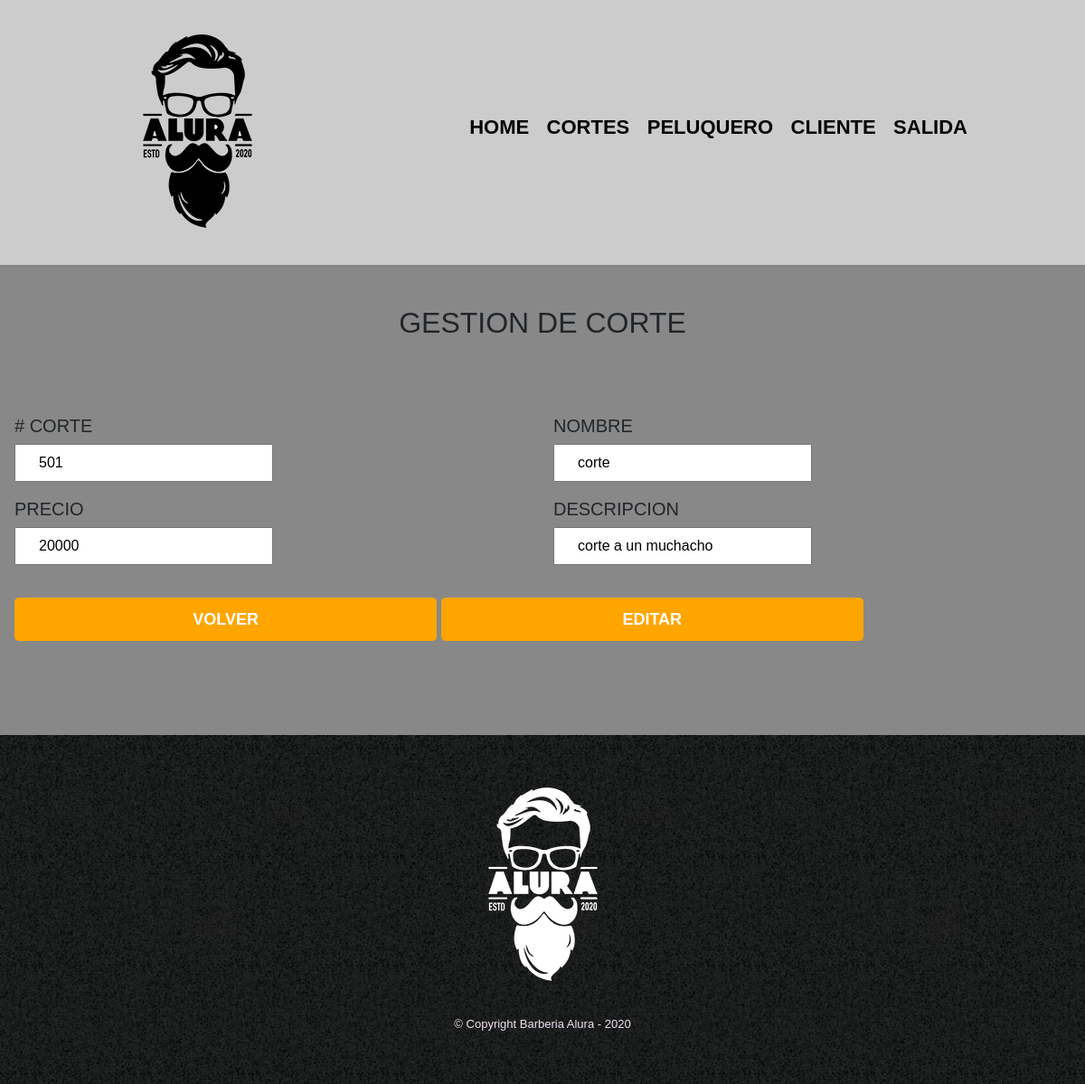
The app's page /Cortes/editarCor.php?id=501 with its own data.
### tables this page shows
CREATE TABLE `cortes` (
  `id_Corte` int(11) NOT NULL,
  `nombre` varchar(50) NOT NULL,
  `precio` int(11) NOT NULL,
  `Descripcion` varchar(40) DEFAULT NULL
);

### Cortes/editarCor.php (the view, shortened to what this page needs)
<?php
include('../class/classCor.php');
$cort= new Cortes();
$reg=$cort->get_ida($_GET['id']);
?>
<!doctype html>
<html lang="es">
<head>
    <link rel="stylesheet" href="../bootstrap/css/bootstrap.min.css">
    <link rel="stylesheet" href="../sw/dist/sweetalert2.min.css">
    <link rel="stylesheet" href="../css/reset.css">
    <link rel="stylesheet" href="../css/style.css">
</head>
<body onload="limpiar();">
<header>
            <div class="caja">
                <h1><img src="../imagenes/logo.png"></h1>
                <nav>
                    <ul class="navegacion">
                        <li><a href=../index.php>Home</a></li>
                        <li><a href=../Cortes/menuCor.php>Cortes</a></li>
                        <li><a href=../Peluquero/menuP.php>Peluquero</a></li>
                        <li><a href=../Clientes/menuc.php>Cliente</a></li>
                        <li><a href=../salir.php>Salida</a></li>
                    </ul>
                </nav>
            </div>
        </header>
        <main>
        <section class="diferenciales">
        <h2 class="titulo-principal">GESTION DE CORTE</h2>
        <div class="card-body">
                <form name="form" action="editarCor.php" method="post">
                    <div class="row">
                        <div class="col-md-6">
                            <label for="id"># CORTE </label>
                            <input type="number" name="id_corte" class="input-padron" value ="<?php echo $_GET['id'];?>" readonly>
                        </div>
                        <div class="col-md-6">
                            <label for="nombre">NOMBRE</label>
                            <input type="text" name="nombre" class="input-padron" value="<?php echo $reg[0]['nombre'];?>">
                        </div>
                        <div class="col-md-6">
                            <label for="precio">PRECIO</label>
                            <input type="text" name="precio" class="input-padron" value="<?php echo $reg[0]['precio'];?>">
                        </div>
                        <div class="col-md-6">
                            <label for="FechaCon">DESCRIPCION</label>
                            <input type="texr" name="Descripcion" class="input-padron" value="<?php echo $reg[0]['Descripcion'];?>">
                        </div>
                        <div class="col-md-12">
                            <br>
                            <input type="button" class="enviar" value="VOLVER" onclick="window.location='../Cortes/menuCor.php'">
                            <input type="submit" class="enviar" value="EDITAR" onclick="window.location='../Cortes/menuCor.php'">
                        </div>
                </form>
            </div>
        </section>
        </main>
    <footer>
            <img src="../imagenes/logo-blanco.png" alt="Logo de la Barberia Alura">
            <p class="copyright">&copy Copyright Barberia Alura - 2020</p>
        </footer>
</body>
</html>

### css/style.css (style rules this page uses)
body { font-family: 'Montserrat', sans-serif; }
header { background-color: #CCCCCC; padding: 20px 0; }
.caja { width: 940px; position: relative; margin: 0 auto; }
nav { position: absolute; top: 110px; right: 0; }
nav li { display: inline; margin: 0 0 0 15px; }
nav a { text-transform: uppercase; color: #000000; font-weight: bold; font-size: 22px; text-decoration: none; }
footer { text-align: center; background: url(../imagenes/bg.jpg); padding: 40px; }
.copyright { color: #fefe; font-size: 13px; margin: 20px; }
form { margin: 40px 0; }
form label, form legend { display: block; font-size: 20px; margin: 0 0 10px; }
.input-padron { display: block; margin: 0 0 20px; padding: 10px 25px; width: 50%; }
.enviar { width: 40%; padding: 15px 0; font-size: 18px; font-weight: bold; color: white; background: orange; border: none; border-radius: 5px; transition: 1s all; cursor: pointer; }
.titulo-principal { text-align: center; font-size: 2em; margin: 0 0 1em; clear: left; }
.diferenciales { padding: 3em 0; background: #888888; }

### records on screen
cortes: nombre "corte", precio "20000", Descripcion "corte a un muchacho"
